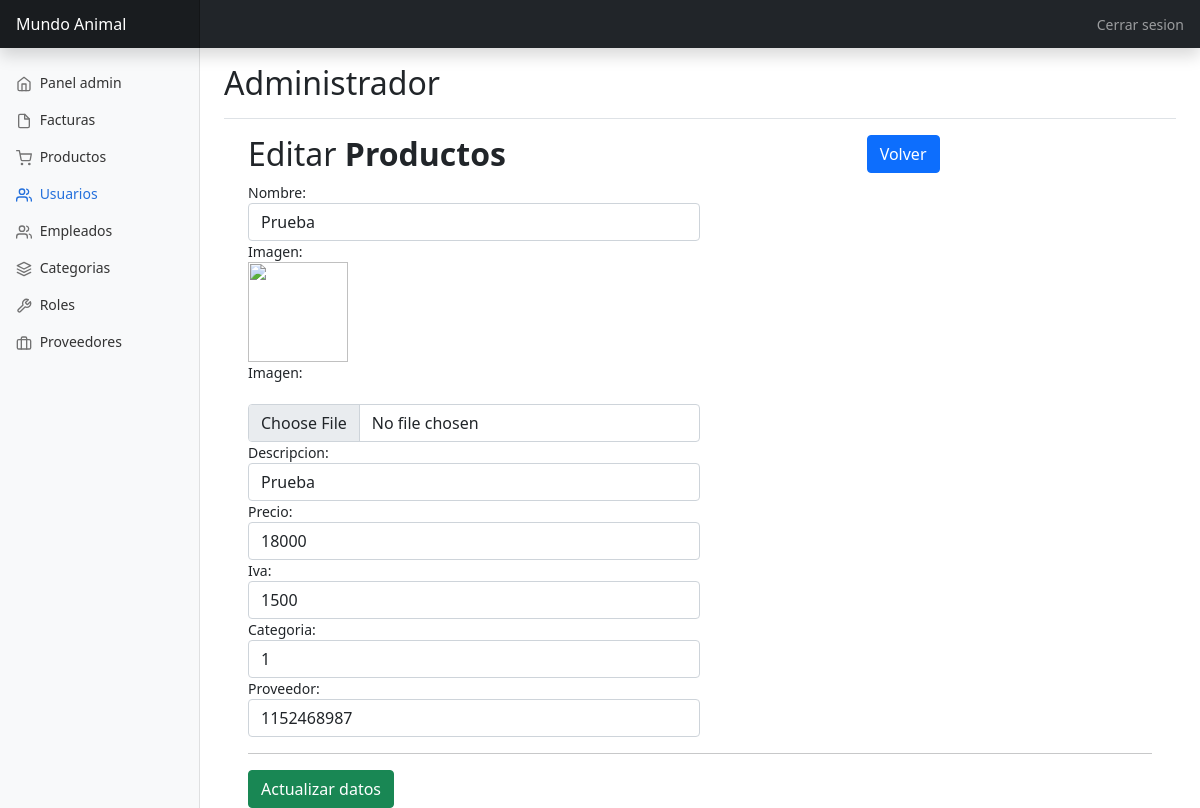
/crud/updateProducto.php?idproductos=1, run on an earlier commit of the app's database.
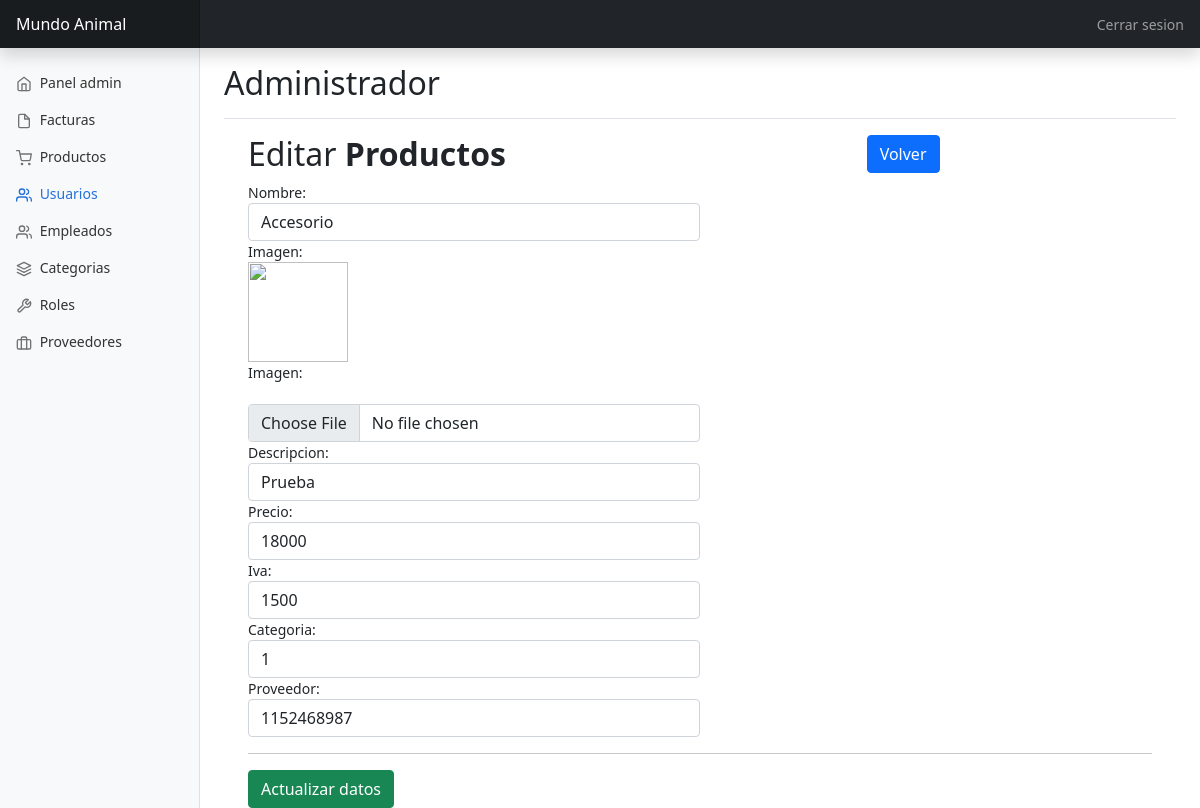
And on a later commit of the database.
### tables this page shows
CREATE TABLE productos (
  idproductos INT AUTO_INCREMENT PRIMARY KEY,
  nombre VARCHAR(45) NOT NULL,
  imagen VARCHAR(255),
  descripcion VARCHAR(45) NOT NULL,
  precio DOUBLE NOT NULL,
  iva DOUBLE NOT NULL,
  categoria_id INT NOT NULL,
  proveedor_id BIGINT NOT NULL);

### db/database.php (called while the page is built, shortened)
<?php
	class Database{
		private $con;
		private $dbhost="localhost";
		private $dbuser="root";
		private $dbpass="root";
		private $dbname="mundoanimal";
		public function connect_db(){
			$this->con = mysqli_connect($this->dbhost, $this->dbuser, $this->dbpass, $this->dbname);
		}
        public function single_recordProductos($idproductos){
			$sql = "SELECT * FROM productos where idproductos='$idproductos'";
			$res = mysqli_query($this->con, $sql);
				$return = mysqli_fetch_object($res );
					return $return ;
		}
}
?>

### crud/updateProducto.php (the view, shortened to what the changed rows need)
<?php
if (isset($_GET['idproductos'])) {
  $idproductos = intval($_GET['idproductos']);
} else {
  header("location:productos.php");
}
?>
<!doctype html>
<html lang="en">
<head>
  <link href="https://cdn.jsdelivr.net/npm/bootstrap@5.1.3/dist/css/bootstrap.min.css" rel="stylesheet">
  <link href="../css/dashboard.css" rel="stylesheet">
</head>
<body>
  <div class="container-fluid">
    <div class="row">
      <main class="col-md-9 ms-sm-auto col-lg-10 px-md-4">
        <div class="d-flex justify-content-between flex-wrap flex-md-nowrap align-items-center pt-3 pb-2 mb-3 border-bottom">
          <h1 class="h2">Administrador</h1>
        </div>
        <div class="container">
          <div class="table-wrapper">
            <div class="table-title">
              <div class="row">
                <div class="col-sm-8">
                  <h2>Editar <b>Productos</b></h2>
                </div>
              </div>
            </div>
            <?php
            include("../db/database.php");
            $productos = new Database();
            ?>
            <?php
            $datos_cliente = $productos->single_recordProductos($idproductos);
            ?>
            <div class="row">
              <form method="post" enctype="multipart/form-data">
                <div class="col-md-6">
                  <label>Nombre:</label>
                  <input type="text" name="nombre" id="nombre" class='form-control' maxlength="100" required value="<?php echo $datos_cliente->nombre; ?>">
                </div>
                <div class="col-md-6">
                  <label>Imagen:</label><br><br>
                  <input type="file" name="imagen" id="imagen" class='form-control' maxlength="100" required value="<?php echo $datos_cliente->imagen; ?>">
                </div>
                <div class="col-md-6">
                  <label>Descripcion:</label>
                  <input type="text" name="descripcion" id="descripcion" class='form-control' maxlength="100" required value="<?php echo $datos_cliente->descripcion; ?>">
                </div>
                <div class="col-md-6">
                  <label>Precio:</label>
                  <input type="number" name="precio" id="precio" class='form-control' maxlength="100" required value="<?php echo $datos_cliente->precio; ?>">
                </div>
                <div class="col-md-6">
                  <label>Iva:</label>
                  <input type="number" name="iva" id="iva" class='form-control' maxlength="15" required value="<?php echo $datos_cliente->iva; ?>">
                </div>
                <div class="col-md-6">
                  <label>Categoria:</label>
                  <input type="number" name="categoria_id" id="categoria_id" class='form-control' maxlength="64" required value="<?php echo $datos_cliente->categoria_id; ?>">
                </div>
                <div class="col-md-6">
                  <label>Proveedor:</label>
                  <input type="number" name="proveedor_id" id="proveedor_id" class='form-control' maxlength="64" required value="<?php echo $datos_cliente->proveedor_id; ?>">
                </div>
              </form>
            </div>
          </div>
        </div>
      </main>
    </div>
  </div>
</body>
</html>

What changed in the data, as far as the page shows it:
changed productos "Prueba": nombre "Prueba" → "Accesorio"
